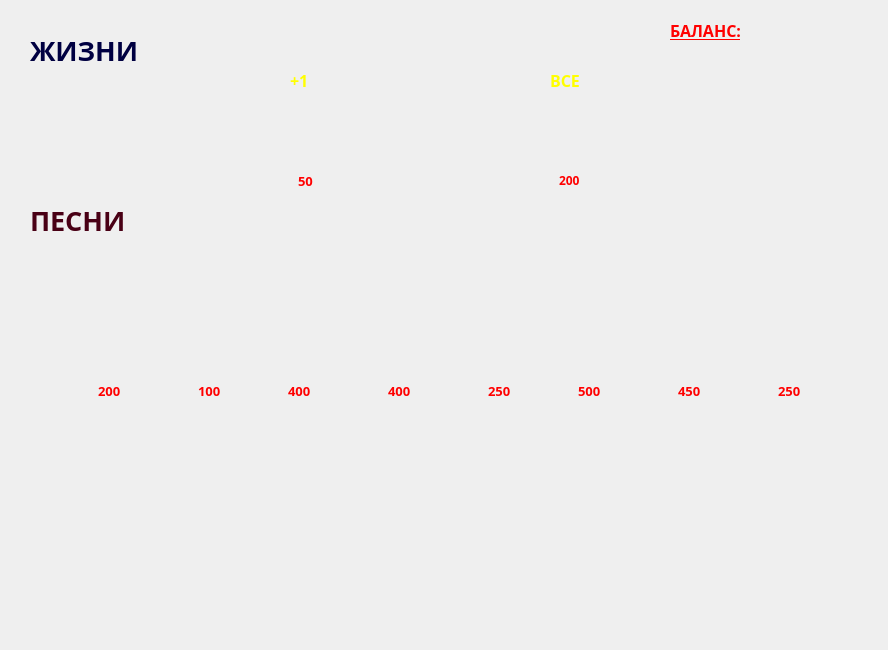
<?xml version="1.0" encoding="UTF-8"?>
<ui version="4.0">
 <class>mainWindow</class>
 <widget class="QMainWindow" name="mainWindow">
  <property name="geometry">
   <rect>
    <x>0</x>
    <y>0</y>
    <width>888</width>
    <height>650</height>
   </rect>
  </property>
  <property name="minimumSize">
   <size>
    <width>888</width>
    <height>650</height>
   </size>
  </property>
  <property name="maximumSize">
   <size>
    <width>888</width>
    <height>650</height>
   </size>
  </property>
  <property name="windowTitle">
   <string>Магазин</string>
  </property>
  <widget class="QWidget" name="centralwidget">
   <widget class="QLabel" name="label">
    <property name="enabled">
     <bool>true</bool>
    </property>
    <property name="geometry">
     <rect>
      <x>0</x>
      <y>0</y>
      <width>898</width>
      <height>650</height>
     </rect>
    </property>
    <property name="minimumSize">
     <size>
      <width>898</width>
      <height>641</height>
     </size>
    </property>
    <property name="maximumSize">
     <size>
      <width>898</width>
      <height>650</height>
     </size>
    </property>
    <property name="text">
     <string/>
    </property>
    <property name="pixmap">
     <pixmap>data/background.png</pixmap>
    </property>
    <property name="scaledContents">
     <bool>true</bool>
    </property>
   </widget>
   <widget class="QLabel" name="label_2">
    <property name="geometry">
     <rect>
      <x>0</x>
      <y>0</y>
      <width>891</width>
      <height>651</height>
     </rect>
    </property>
    <property name="text">
     <string/>
    </property>
    <property name="pixmap">
     <pixmap>data/background1.png</pixmap>
    </property>
    <property name="scaledContents">
     <bool>true</bool>
    </property>
   </widget>
   <widget class="QLabel" name="label_3">
    <property name="geometry">
     <rect>
      <x>0</x>
      <y>100</y>
      <width>901</width>
      <height>61</height>
     </rect>
    </property>
    <property name="text">
     <string/>
    </property>
    <property name="pixmap">
     <pixmap>data/shelf.png</pixmap>
    </property>
    <property name="scaledContents">
     <bool>true</bool>
    </property>
   </widget>
   <widget class="QLabel" name="label_4">
    <property name="geometry">
     <rect>
      <x>0</x>
      <y>310</y>
      <width>901</width>
      <height>61</height>
     </rect>
    </property>
    <property name="text">
     <string/>
    </property>
    <property name="pixmap">
     <pixmap>data/shelf.png</pixmap>
    </property>
    <property name="scaledContents">
     <bool>true</bool>
    </property>
   </widget>
   <widget class="QLabel" name="label_5">
    <property name="geometry">
     <rect>
      <x>30</x>
      <y>10</y>
      <width>301</width>
      <height>81</height>
     </rect>
    </property>
    <property name="font">
     <font>
      <family>Segoe Print</family>
      <pointsize>20</pointsize>
      <weight>75</weight>
      <bold>true</bold>
     </font>
    </property>
    <property name="styleSheet">
     <string notr="true">color: rgb(0, 0, 65);</string>
    </property>
    <property name="text">
     <string>ЖИЗНИ </string>
    </property>
   </widget>
   <widget class="QLabel" name="label_6">
    <property name="geometry">
     <rect>
      <x>30</x>
      <y>180</y>
      <width>301</width>
      <height>81</height>
     </rect>
    </property>
    <property name="font">
     <font>
      <family>Segoe Print</family>
      <pointsize>20</pointsize>
      <weight>75</weight>
      <bold>true</bold>
     </font>
    </property>
    <property name="styleSheet">
     <string notr="true">color: rgb(73, 0, 21);</string>
    </property>
    <property name="text">
     <string>ПЕСНИ</string>
    </property>
   </widget>
   <widget class="QLabel" name="heart1">
    <property name="geometry">
     <rect>
      <x>290</x>
      <y>120</y>
      <width>41</width>
      <height>91</height>
     </rect>
    </property>
    <property name="cursor">
     <cursorShape>PointingHandCursor</cursorShape>
    </property>
    <property name="text">
     <string/>
    </property>
    <property name="pixmap">
     <pixmap>data/price.png</pixmap>
    </property>
    <property name="scaledContents">
     <bool>true</bool>
    </property>
   </widget>
   <widget class="QLabel" name="heart_all">
    <property name="geometry">
     <rect>
      <x>550</x>
      <y>120</y>
      <width>51</width>
      <height>91</height>
     </rect>
    </property>
    <property name="cursor">
     <cursorShape>PointingHandCursor</cursorShape>
    </property>
    <property name="text">
     <string/>
    </property>
    <property name="pixmap">
     <pixmap>data/price.png</pixmap>
    </property>
    <property name="scaledContents">
     <bool>true</bool>
    </property>
   </widget>
   <widget class="QLabel" name="heart1_price">
    <property name="geometry">
     <rect>
      <x>298</x>
      <y>160</y>
      <width>61</width>
      <height>41</height>
     </rect>
    </property>
    <property name="font">
     <font>
      <family>Segoe Print</family>
      <pointsize>10</pointsize>
      <weight>75</weight>
      <bold>true</bold>
     </font>
    </property>
    <property name="cursor">
     <cursorShape>PointingHandCursor</cursorShape>
    </property>
    <property name="styleSheet">
     <string notr="true">color: rgb(255, 0, 0);</string>
    </property>
    <property name="text">
     <string>50</string>
    </property>
   </widget>
   <widget class="QLabel" name="label_9">
    <property name="geometry">
     <rect>
      <x>270</x>
      <y>60</y>
      <width>71</width>
      <height>51</height>
     </rect>
    </property>
    <property name="text">
     <string/>
    </property>
    <property name="pixmap">
     <pixmap>data/heart.png</pixmap>
    </property>
    <property name="scaledContents">
     <bool>true</bool>
    </property>
   </widget>
   <widget class="QLabel" name="label_11">
    <property name="geometry">
     <rect>
      <x>536</x>
      <y>60</y>
      <width>71</width>
      <height>51</height>
     </rect>
    </property>
    <property name="text">
     <string/>
    </property>
    <property name="pixmap">
     <pixmap>data/heart.png</pixmap>
    </property>
    <property name="scaledContents">
     <bool>true</bool>
    </property>
   </widget>
   <widget class="QLabel" name="heart_all_price">
    <property name="geometry">
     <rect>
      <x>559</x>
      <y>160</y>
      <width>51</width>
      <height>41</height>
     </rect>
    </property>
    <property name="font">
     <font>
      <family>Segoe Print</family>
      <pointsize>9</pointsize>
      <weight>75</weight>
      <bold>true</bold>
     </font>
    </property>
    <property name="cursor">
     <cursorShape>PointingHandCursor</cursorShape>
    </property>
    <property name="styleSheet">
     <string notr="true">color: rgb(255, 0, 0);</string>
    </property>
    <property name="text">
     <string>200</string>
    </property>
   </widget>
   <widget class="QLabel" name="label_13">
    <property name="geometry">
     <rect>
      <x>290</x>
      <y>40</y>
      <width>81</width>
      <height>81</height>
     </rect>
    </property>
    <property name="font">
     <font>
      <family>Segoe Print</family>
      <pointsize>12</pointsize>
      <weight>75</weight>
      <bold>true</bold>
     </font>
    </property>
    <property name="styleSheet">
     <string notr="true">color: rgb(255, 255, 0);</string>
    </property>
    <property name="text">
     <string>+1</string>
    </property>
   </widget>
   <widget class="QLabel" name="label_14">
    <property name="geometry">
     <rect>
      <x>550</x>
      <y>40</y>
      <width>81</width>
      <height>81</height>
     </rect>
    </property>
    <property name="font">
     <font>
      <family>Segoe Print</family>
      <pointsize>12</pointsize>
      <weight>75</weight>
      <bold>true</bold>
     </font>
    </property>
    <property name="styleSheet">
     <string notr="true">color: rgb(255, 255, 0);</string>
    </property>
    <property name="text">
     <string>ВСЕ</string>
    </property>
   </widget>
   <widget class="QLabel" name="label_15">
    <property name="geometry">
     <rect>
      <x>670</x>
      <y>10</y>
      <width>111</width>
      <height>41</height>
     </rect>
    </property>
    <property name="font">
     <font>
      <family>Segoe Print</family>
      <pointsize>12</pointsize>
      <weight>75</weight>
      <bold>true</bold>
      <underline>true</underline>
     </font>
    </property>
    <property name="styleSheet">
     <string notr="true">color: rgb(255, 0, 0);</string>
    </property>
    <property name="text">
     <string>БАЛАНС:</string>
    </property>
   </widget>
   <widget class="QLabel" name="money">
    <property name="geometry">
     <rect>
      <x>790</x>
      <y>10</y>
      <width>91</width>
      <height>41</height>
     </rect>
    </property>
    <property name="font">
     <font>
      <family>Segoe Print</family>
      <pointsize>12</pointsize>
      <weight>75</weight>
      <bold>true</bold>
      <underline>false</underline>
     </font>
    </property>
    <property name="cursor">
     <cursorShape>ArrowCursor</cursorShape>
    </property>
    <property name="styleSheet">
     <string notr="true">color: rgb(100, 0, 71);</string>
    </property>
    <property name="text">
     <string/>
    </property>
   </widget>
   <widget class="QLabel" name="label_19">
    <property name="geometry">
     <rect>
      <x>548</x>
      <y>260</y>
      <width>91</width>
      <height>71</height>
     </rect>
    </property>
    <property name="text">
     <string/>
    </property>
    <property name="pixmap">
     <pixmap>../../OneDrive/Рабочий стол/Screenshot_4.png</pixmap>
    </property>
    <property name="scaledContents">
     <bool>true</bool>
    </property>
   </widget>
   <widget class="QLabel" name="label_20">
    <property name="geometry">
     <rect>
      <x>70</x>
      <y>260</y>
      <width>91</width>
      <height>71</height>
     </rect>
    </property>
    <property name="text">
     <string/>
    </property>
    <property name="pixmap">
     <pixmap>../../OneDrive/Рабочий стол/Screenshot_5.png</pixmap>
    </property>
    <property name="scaledContents">
     <bool>true</bool>
    </property>
   </widget>
   <widget class="QLabel" name="label_21">
    <property name="geometry">
     <rect>
      <x>645</x>
      <y>260</y>
      <width>91</width>
      <height>71</height>
     </rect>
    </property>
    <property name="text">
     <string/>
    </property>
    <property name="pixmap">
     <pixmap>../../OneDrive/Рабочий стол/Screenshot_6.png</pixmap>
    </property>
    <property name="scaledContents">
     <bool>true</bool>
    </property>
   </widget>
   <widget class="QLabel" name="label_22">
    <property name="geometry">
     <rect>
      <x>453</x>
      <y>260</y>
      <width>91</width>
      <height>71</height>
     </rect>
    </property>
    <property name="text">
     <string/>
    </property>
    <property name="pixmap">
     <pixmap>../../OneDrive/Рабочий стол/Screenshot_7.png</pixmap>
    </property>
    <property name="scaledContents">
     <bool>true</bool>
    </property>
   </widget>
   <widget class="QLabel" name="label_23">
    <property name="geometry">
     <rect>
      <x>167</x>
      <y>260</y>
      <width>91</width>
      <height>71</height>
     </rect>
    </property>
    <property name="text">
     <string/>
    </property>
    <property name="pixmap">
     <pixmap>../../OneDrive/Рабочий стол/Screenshot_8.png</pixmap>
    </property>
    <property name="scaledContents">
     <bool>true</bool>
    </property>
   </widget>
   <widget class="QLabel" name="label_25">
    <property name="geometry">
     <rect>
      <x>358</x>
      <y>260</y>
      <width>91</width>
      <height>71</height>
     </rect>
    </property>
    <property name="text">
     <string/>
    </property>
    <property name="pixmap">
     <pixmap>../../OneDrive/Рабочий стол/Screenshot_10.png</pixmap>
    </property>
    <property name="scaledContents">
     <bool>true</bool>
    </property>
   </widget>
   <widget class="QLabel" name="label_26">
    <property name="geometry">
     <rect>
      <x>262</x>
      <y>260</y>
      <width>91</width>
      <height>71</height>
     </rect>
    </property>
    <property name="text">
     <string/>
    </property>
    <property name="pixmap">
     <pixmap>../../OneDrive/Рабочий стол/Screenshot_11.png</pixmap>
    </property>
    <property name="scaledContents">
     <bool>true</bool>
    </property>
   </widget>
   <widget class="QLabel" name="label_27">
    <property name="geometry">
     <rect>
      <x>740</x>
      <y>260</y>
      <width>91</width>
      <height>71</height>
     </rect>
    </property>
    <property name="text">
     <string/>
    </property>
    <property name="pixmap">
     <pixmap>../../OneDrive/Рабочий стол/Screenshot_12.png</pixmap>
    </property>
    <property name="scaledContents">
     <bool>true</bool>
    </property>
   </widget>
   <widget class="QLabel" name="BG">
    <property name="geometry">
     <rect>
      <x>90</x>
      <y>330</y>
      <width>51</width>
      <height>91</height>
     </rect>
    </property>
    <property name="cursor">
     <cursorShape>PointingHandCursor</cursorShape>
    </property>
    <property name="text">
     <string/>
    </property>
    <property name="pixmap">
     <pixmap>data/price.png</pixmap>
    </property>
    <property name="scaledContents">
     <bool>true</bool>
    </property>
   </widget>
   <widget class="QLabel" name="SO">
    <property name="geometry">
     <rect>
      <x>190</x>
      <y>330</y>
      <width>51</width>
      <height>91</height>
     </rect>
    </property>
    <property name="cursor">
     <cursorShape>PointingHandCursor</cursorShape>
    </property>
    <property name="text">
     <string/>
    </property>
    <property name="pixmap">
     <pixmap>data/price.png</pixmap>
    </property>
    <property name="scaledContents">
     <bool>true</bool>
    </property>
   </widget>
   <widget class="QLabel" name="BL">
    <property name="geometry">
     <rect>
      <x>280</x>
      <y>330</y>
      <width>51</width>
      <height>91</height>
     </rect>
    </property>
    <property name="cursor">
     <cursorShape>PointingHandCursor</cursorShape>
    </property>
    <property name="text">
     <string/>
    </property>
    <property name="pixmap">
     <pixmap>data/price.png</pixmap>
    </property>
    <property name="scaledContents">
     <bool>true</bool>
    </property>
   </widget>
   <widget class="QLabel" name="RB">
    <property name="geometry">
     <rect>
      <x>380</x>
      <y>330</y>
      <width>51</width>
      <height>91</height>
     </rect>
    </property>
    <property name="cursor">
     <cursorShape>PointingHandCursor</cursorShape>
    </property>
    <property name="text">
     <string/>
    </property>
    <property name="pixmap">
     <pixmap>data/price.png</pixmap>
    </property>
    <property name="scaledContents">
     <bool>true</bool>
    </property>
   </widget>
   <widget class="QLabel" name="SNA">
    <property name="geometry">
     <rect>
      <x>480</x>
      <y>330</y>
      <width>51</width>
      <height>91</height>
     </rect>
    </property>
    <property name="cursor">
     <cursorShape>PointingHandCursor</cursorShape>
    </property>
    <property name="text">
     <string/>
    </property>
    <property name="pixmap">
     <pixmap>data/price.png</pixmap>
    </property>
    <property name="scaledContents">
     <bool>true</bool>
    </property>
   </widget>
   <widget class="QLabel" name="DM">
    <property name="geometry">
     <rect>
      <x>570</x>
      <y>330</y>
      <width>51</width>
      <height>91</height>
     </rect>
    </property>
    <property name="cursor">
     <cursorShape>PointingHandCursor</cursorShape>
    </property>
    <property name="text">
     <string/>
    </property>
    <property name="pixmap">
     <pixmap>data/price.png</pixmap>
    </property>
    <property name="scaledContents">
     <bool>true</bool>
    </property>
   </widget>
   <widget class="QLabel" name="LEU">
    <property name="geometry">
     <rect>
      <x>670</x>
      <y>330</y>
      <width>51</width>
      <height>91</height>
     </rect>
    </property>
    <property name="cursor">
     <cursorShape>PointingHandCursor</cursorShape>
    </property>
    <property name="text">
     <string/>
    </property>
    <property name="pixmap">
     <pixmap>data/price.png</pixmap>
    </property>
    <property name="scaledContents">
     <bool>true</bool>
    </property>
   </widget>
   <widget class="QLabel" name="T">
    <property name="geometry">
     <rect>
      <x>770</x>
      <y>330</y>
      <width>51</width>
      <height>91</height>
     </rect>
    </property>
    <property name="cursor">
     <cursorShape>PointingHandCursor</cursorShape>
    </property>
    <property name="text">
     <string/>
    </property>
    <property name="pixmap">
     <pixmap>data/price.png</pixmap>
    </property>
    <property name="scaledContents">
     <bool>true</bool>
    </property>
   </widget>
   <widget class="QLabel" name="BG_price">
    <property name="geometry">
     <rect>
      <x>98</x>
      <y>370</y>
      <width>61</width>
      <height>41</height>
     </rect>
    </property>
    <property name="font">
     <font>
      <family>Segoe Print</family>
      <pointsize>10</pointsize>
      <weight>75</weight>
      <bold>true</bold>
     </font>
    </property>
    <property name="cursor">
     <cursorShape>PointingHandCursor</cursorShape>
    </property>
    <property name="styleSheet">
     <string notr="true">color: rgb(255, 0, 0);</string>
    </property>
    <property name="text">
     <string>200</string>
    </property>
   </widget>
   <widget class="QLabel" name="SO_price">
    <property name="geometry">
     <rect>
      <x>198</x>
      <y>370</y>
      <width>61</width>
      <height>41</height>
     </rect>
    </property>
    <property name="font">
     <font>
      <family>Segoe Print</family>
      <pointsize>10</pointsize>
      <weight>75</weight>
      <bold>true</bold>
     </font>
    </property>
    <property name="cursor">
     <cursorShape>PointingHandCursor</cursorShape>
    </property>
    <property name="styleSheet">
     <string notr="true">color: rgb(255, 0, 0);</string>
    </property>
    <property name="text">
     <string>100</string>
    </property>
   </widget>
   <widget class="QLabel" name="DM_price">
    <property name="geometry">
     <rect>
      <x>578</x>
      <y>370</y>
      <width>41</width>
      <height>41</height>
     </rect>
    </property>
    <property name="font">
     <font>
      <family>Segoe Print</family>
      <pointsize>10</pointsize>
      <weight>75</weight>
      <bold>true</bold>
     </font>
    </property>
    <property name="cursor">
     <cursorShape>PointingHandCursor</cursorShape>
    </property>
    <property name="styleSheet">
     <string notr="true">color: rgb(255, 0, 0);</string>
    </property>
    <property name="text">
     <string>500</string>
    </property>
   </widget>
   <widget class="QLabel" name="BL_price">
    <property name="geometry">
     <rect>
      <x>288</x>
      <y>370</y>
      <width>41</width>
      <height>41</height>
     </rect>
    </property>
    <property name="font">
     <font>
      <family>Segoe Print</family>
      <pointsize>10</pointsize>
      <weight>75</weight>
      <bold>true</bold>
     </font>
    </property>
    <property name="cursor">
     <cursorShape>PointingHandCursor</cursorShape>
    </property>
    <property name="styleSheet">
     <string notr="true">color: rgb(255, 0, 0);</string>
    </property>
    <property name="text">
     <string>400</string>
    </property>
   </widget>
   <widget class="QLabel" name="LEU_price">
    <property name="geometry">
     <rect>
      <x>678</x>
      <y>370</y>
      <width>41</width>
      <height>41</height>
     </rect>
    </property>
    <property name="font">
     <font>
      <family>Segoe Print</family>
      <pointsize>10</pointsize>
      <weight>75</weight>
      <bold>true</bold>
     </font>
    </property>
    <property name="cursor">
     <cursorShape>PointingHandCursor</cursorShape>
    </property>
    <property name="styleSheet">
     <string notr="true">color: rgb(255, 0, 0);</string>
    </property>
    <property name="text">
     <string>450</string>
    </property>
   </widget>
   <widget class="QLabel" name="RB_price">
    <property name="geometry">
     <rect>
      <x>388</x>
      <y>370</y>
      <width>41</width>
      <height>41</height>
     </rect>
    </property>
    <property name="font">
     <font>
      <family>Segoe Print</family>
      <pointsize>10</pointsize>
      <weight>75</weight>
      <bold>true</bold>
     </font>
    </property>
    <property name="cursor">
     <cursorShape>PointingHandCursor</cursorShape>
    </property>
    <property name="styleSheet">
     <string notr="true">color: rgb(255, 0, 0);</string>
    </property>
    <property name="text">
     <string>400</string>
    </property>
   </widget>
   <widget class="QLabel" name="T_price">
    <property name="geometry">
     <rect>
      <x>778</x>
      <y>370</y>
      <width>41</width>
      <height>41</height>
     </rect>
    </property>
    <property name="font">
     <font>
      <family>Segoe Print</family>
      <pointsize>10</pointsize>
      <weight>75</weight>
      <bold>true</bold>
     </font>
    </property>
    <property name="cursor">
     <cursorShape>PointingHandCursor</cursorShape>
    </property>
    <property name="styleSheet">
     <string notr="true">color: rgb(255, 0, 0);</string>
    </property>
    <property name="text">
     <string>250</string>
    </property>
   </widget>
   <widget class="QLabel" name="SNA_price">
    <property name="geometry">
     <rect>
      <x>488</x>
      <y>370</y>
      <width>41</width>
      <height>41</height>
     </rect>
    </property>
    <property name="font">
     <font>
      <family>Segoe Print</family>
      <pointsize>10</pointsize>
      <weight>75</weight>
      <bold>true</bold>
     </font>
    </property>
    <property name="cursor">
     <cursorShape>PointingHandCursor</cursorShape>
    </property>
    <property name="styleSheet">
     <string notr="true">color: rgb(255, 0, 0);</string>
    </property>
    <property name="text">
     <string>250</string>
    </property>
   </widget>
   <zorder>label_2</zorder>
   <zorder>label</zorder>
   <zorder>label_3</zorder>
   <zorder>label_4</zorder>
   <zorder>label_5</zorder>
   <zorder>label_6</zorder>
   <zorder>heart1</zorder>
   <zorder>heart_all</zorder>
   <zorder>heart1_price</zorder>
   <zorder>label_9</zorder>
   <zorder>label_11</zorder>
   <zorder>heart_all_price</zorder>
   <zorder>label_13</zorder>
   <zorder>label_14</zorder>
   <zorder>label_15</zorder>
   <zorder>money</zorder>
   <zorder>label_19</zorder>
   <zorder>label_20</zorder>
   <zorder>label_21</zorder>
   <zorder>label_22</zorder>
   <zorder>label_23</zorder>
   <zorder>label_25</zorder>
   <zorder>label_26</zorder>
   <zorder>label_27</zorder>
   <zorder>BG</zorder>
   <zorder>SO</zorder>
   <zorder>BL</zorder>
   <zorder>RB</zorder>
   <zorder>SNA</zorder>
   <zorder>DM</zorder>
   <zorder>LEU</zorder>
   <zorder>T</zorder>
   <zorder>BG_price</zorder>
   <zorder>SO_price</zorder>
   <zorder>DM_price</zorder>
   <zorder>BL_price</zorder>
   <zorder>LEU_price</zorder>
   <zorder>RB_price</zorder>
   <zorder>T_price</zorder>
   <zorder>SNA_price</zorder>
  </widget>
 </widget>
 <resources/>
 <connections/>
</ui>
